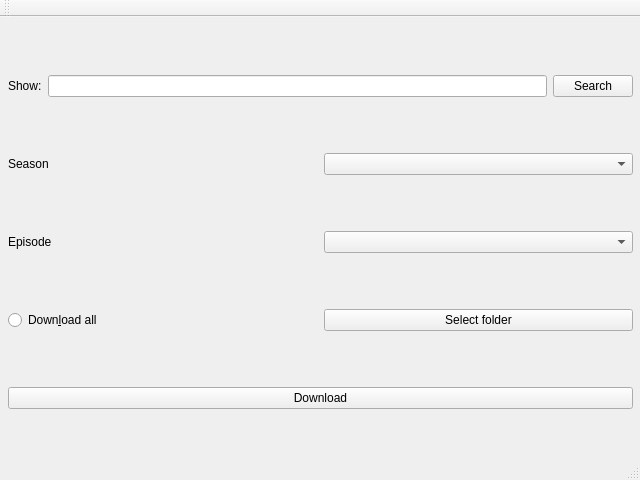
<?xml version="1.0" encoding="UTF-8"?>
<ui version="4.0">
 <class>MainWindow</class>
 <widget class="QMainWindow" name="MainWindow">
  <property name="geometry">
   <rect>
    <x>0</x>
    <y>0</y>
    <width>640</width>
    <height>480</height>
   </rect>
  </property>
  <property name="minimumSize">
   <size>
    <width>280</width>
    <height>240</height>
   </size>
  </property>
  <property name="maximumSize">
   <size>
    <width>640</width>
    <height>480</height>
   </size>
  </property>
  <property name="windowTitle">
   <string>TuSubtitulo downloader</string>
  </property>
  <property name="windowIcon">
   <iconset resource="images.qrc">
    <normaloff>:/images/img/mainIcon.png</normaloff>:/images/img/mainIcon.png</iconset>
  </property>
  <property name="locale">
   <locale language="English" country="UnitedStates"/>
  </property>
  <property name="tabShape">
   <enum>QTabWidget::Rounded</enum>
  </property>
  <widget class="QWidget" name="centralWidget">
   <property name="minimumSize">
    <size>
     <width>280</width>
     <height>240</height>
    </size>
   </property>
   <property name="maximumSize">
    <size>
     <width>640</width>
     <height>480</height>
    </size>
   </property>
   <widget class="QWidget" name="verticalLayoutWidget">
    <property name="geometry">
     <rect>
      <x>0</x>
      <y>0</y>
      <width>641</width>
      <height>451</height>
     </rect>
    </property>
    <layout class="QVBoxLayout" name="verticalLayout">
     <property name="leftMargin">
      <number>8</number>
     </property>
     <property name="topMargin">
      <number>8</number>
     </property>
     <property name="rightMargin">
      <number>8</number>
     </property>
     <property name="bottomMargin">
      <number>8</number>
     </property>
     <item>
      <layout class="QHBoxLayout" name="horizontalLayout">
       <item>
        <widget class="QLabel" name="label">
         <property name="text">
          <string>Show:</string>
         </property>
        </widget>
       </item>
       <item>
        <widget class="QLineEdit" name="nameEdit"/>
       </item>
       <item>
        <widget class="QPushButton" name="searchButton">
         <property name="text">
          <string>Search</string>
         </property>
         <property name="icon">
          <iconset resource="images.qrc">
           <normaloff>:/images/img/search.png</normaloff>:/images/img/search.png</iconset>
         </property>
        </widget>
       </item>
      </layout>
     </item>
     <item>
      <layout class="QHBoxLayout" name="horizontalLayout_2">
       <item>
        <widget class="QLabel" name="label_2">
         <property name="text">
          <string>Season</string>
         </property>
        </widget>
       </item>
       <item>
        <widget class="QComboBox" name="comboBox"/>
       </item>
      </layout>
     </item>
     <item>
      <layout class="QHBoxLayout" name="horizontalLayout_3">
       <item>
        <widget class="QLabel" name="label_3">
         <property name="text">
          <string>Episode</string>
         </property>
        </widget>
       </item>
       <item>
        <widget class="QComboBox" name="comboBox_2"/>
       </item>
      </layout>
     </item>
     <item>
      <layout class="QHBoxLayout" name="horizontalLayout_4">
       <item>
        <widget class="QRadioButton" name="radioButton">
         <property name="text">
          <string>Down&amp;load all</string>
         </property>
        </widget>
       </item>
       <item>
        <widget class="QPushButton" name="folderButton">
         <property name="text">
          <string>Select folder</string>
         </property>
        </widget>
       </item>
      </layout>
     </item>
     <item>
      <widget class="QPushButton" name="downloadButton">
       <property name="text">
        <string>Download</string>
       </property>
       <property name="icon">
        <iconset resource="images.qrc">
         <normaloff>:/images/img/download.png</normaloff>:/images/img/download.png</iconset>
       </property>
      </widget>
     </item>
    </layout>
   </widget>
  </widget>
  <widget class="QMenuBar" name="menuBar">
   <property name="geometry">
    <rect>
     <x>0</x>
     <y>0</y>
     <width>640</width>
     <height>29</height>
    </rect>
   </property>
  </widget>
  <widget class="QStatusBar" name="statusBar"/>
  <widget class="QToolBar" name="mainToolBar">
   <attribute name="toolBarArea">
    <enum>TopToolBarArea</enum>
   </attribute>
   <attribute name="toolBarBreak">
    <bool>false</bool>
   </attribute>
  </widget>
 </widget>
 <layoutdefault spacing="6" margin="11"/>
 <resources>
  <include location="images.qrc"/>
 </resources>
 <connections/>
</ui>
